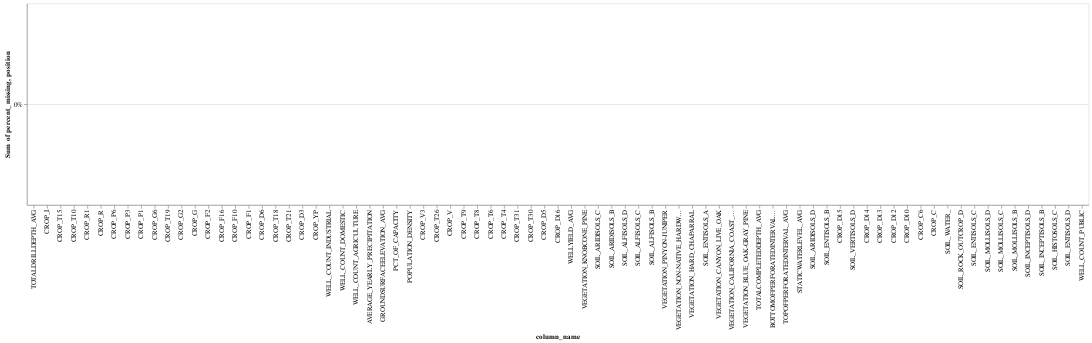

Notebook code cell kept with this figure:
### Markdown cell above
### Make sure the test set is now withdrawn from the full set

### Code cell
X_full_impute = impute_pipe.transform(full_X)
full_impute_df = convert_back_df(
    X_full_impute,
    impute_pipe,
    full_X
)
#Use the test years
X_test_impute_df = full_impute_df.loc[(slice(None),test_year_list),:].copy()
X_test_impute_df.to_pickle('X_test_impute_df.pkl')
X_test_impute = X_test_impute_df.values 
draw_missing_data_chart(X_test_impute_df)

### Figure 1 — Vega-Lite specification as saved in the notebook (floating-point values rounded to 4 significant figures)
{"config": {"view": {"continuousWidth": 400, "continuousHeight": 300}}, "layer": [{"mark": {"type": "bar", "color": "#6e0a1e"}, "encoding": {"tooltip": [{"field": "column_name", "type": "nominal"}, {"field": "percent_missing", "type": "quantitative"}], "x": {"field": "column_name", "sort": ["TOTALDRILLDEPTH_AVG", "CROP_I", "CROP_T15", "CROP_T10", "CROP_R1", "CROP_R", "CROP_P6", "CROP_P3", "CROP_P1", "CROP_G6", "CROP_T19", "CROP_G2", "CROP_G", "CROP_F2", "CROP_F16", "CROP_F10", "CROP_F1", "CROP_D6", "CROP_T18", "CROP_T21", "CROP_D3", "CROP_YP", "WELL_COUNT_INDUSTRIAL", "WELL_COUNT_DOMESTIC", "WELL_COUNT_AGRICULTURE", "AVERAGE_YEARLY_PRECIPITATION", "GROUNDSURFACEELEVATION_AVG", "PCT_OF_CAPACITY", "POPULATION_DENSITY", "CROP_V3", "CROP_T26", "CROP_V", "CROP_T9", "CROP_T8", "CROP_T6", "CROP_T4", "CROP_T31", "CROP_T30", "CROP_D5", "CROP_D16", "WELLYIELD_AVG", "VEGETATION_KNOBCONE_PINE", "SOIL_ARIDISOLS_C", "SOIL_ARIDISOLS_B", "SOIL_ALFISOLS_D", "SOIL_ALFISOLS_C", "SOIL_ALFISOLS_B", "VEGETATION_PINYON-JUNIPER", "VEGETATION_NON-NATIVE_HARDWOOD_FOREST", "VEGETATION_HARD_CHAPARRAL", "SOIL_ENTISOLS_A", "VEGETATION_CANYON_LIVE_OAK", "VEGETATION_CALIFORNIA_COAST_LIVE_OAK", "VEGETATION_BLUE_OAK-GRAY_PINE", "TOTALCOMPLETEDDEPTH_AVG", "BOTTOMOFPERFORATEDINTERVAL_AVG", "TOPOFPERFORATEDINTERVAL_AVG", "STATICWATERLEVEL_AVG", "SOIL_ARIDISOLS_D", "SOIL_ENTISOLS_B", "CROP_D15", "SOIL_VERTISOLS_D", "CROP_D14", "CROP_D13", "CROP_D12", "CROP_D10", "CROP_C6", "CROP_C", "SOIL_WATER_", "SOIL_ROCK_OUTCROP_D", "SOIL_ENTISOLS_C", "SOIL_MOLLISOLS_D", "SOIL_MOLLISOLS_C", "SOIL_MOLLISOLS_B", "SOIL_INCEPTISOLS_D", "SOIL_INCEPTISOLS_B", "SOIL_HISTOSOLS_C", "SOIL_ENTISOLS_D", "WELL_COUNT_PUBLIC"], "type": "nominal"}, "y": {"aggregate": "sum", "axis": {"format": "%"}, "field": "percent_missing", "stack": "normalize", "type": "quantitative"}}}, {"mark": {"type": "text", "align": "center", "color": "black", "fontSize": 10}, "encoding": {"text": {"field": "percent_missing", "format": ".0%", "type": "quantitative"}, "tooltip": [{"field": "column_name", "type": "nominal"}, {"field": "percent_missing", "type": "quantitative"}], "x": {"field": "column_name", "sort": ["TOTALDRILLDEPTH_AVG", "CROP_I", "CROP_T15", "CROP_T10", "CROP_R1", "CROP_R", "CROP_P6", "CROP_P3", "CROP_P1", "CROP_G6", "CROP_T19", "CROP_G2", "CROP_G", "CROP_F2", "CROP_F16", "CROP_F10", "CROP_F1", "CROP_D6", "CROP_T18", "CROP_T21", "CROP_D3", "CROP_YP", "WELL_COUNT_INDUSTRIAL", "WELL_COUNT_DOMESTIC", "WELL_COUNT_AGRICULTURE", "AVERAGE_YEARLY_PRECIPITATION", "GROUNDSURFACEELEVATION_AVG", "PCT_OF_CAPACITY", "POPULATION_DENSITY", "CROP_V3", "CROP_T26", "CROP_V", "CROP_T9", "CROP_T8", "CROP_T6", "CROP_T4", "CROP_T31", "CROP_T30", "CROP_D5", "CROP_D16", "WELLYIELD_AVG", "VEGETATION_KNOBCONE_PINE", "SOIL_ARIDISOLS_C", "SOIL_ARIDISOLS_B", "SOIL_ALFISOLS_D", "SOIL_ALFISOLS_C", "SOIL_ALFISOLS_B", "VEGETATION_PINYON-JUNIPER", "VEGETATION_NON-NATIVE_HARDWOOD_FOREST", "VEGETATION_HARD_CHAPARRAL", "SOIL_ENTISOLS_A", "VEGETATION_CANYON_LIVE_OAK", "VEGETATION_CALIFORNIA_COAST_LIVE_OAK", "VEGETATION_BLUE_OAK-GRAY_PINE", "TOTALCOMPLETEDDEPTH_AVG", "BOTTOMOFPERFORATEDINTERVAL_AVG", "TOPOFPERFORATEDINTERVAL_AVG", "STATICWATERLEVEL_AVG", "SOIL_ARIDISOLS_D", "SOIL_ENTISOLS_B", "CROP_D15", "SOIL_VERTISOLS_D", "CROP_D14", "CROP_D13", "CROP_D12", "CROP_D10", "CROP_C6", "CROP_C", "SOIL_WATER_", "SOIL_ROCK_OUTCROP_D", "SOIL_ENTISOLS_C", "SOIL_MOLLISOLS_D", "SOIL_MOLLISOLS_C", "SOIL_MOLLISOLS_B", "SOIL_INCEPTISOLS_D", "SOIL_INCEPTISOLS_B", "SOIL_HISTOSOLS_C", "SOIL_ENTISOLS_D", "WELL_COUNT_PUBLIC"], "type": "nominal"}, "y": {"field": "position", "type": "quantitative"}}, "transform": [{"calculate": "datum.percent_missing + 0.05 * datum.percent_missing / abs(datum.percent_missing)", "as": "position"}]}], "data": {"name": "data-44cf62baac59997e2a509dd37dd0e9d7"}, "$schema": "https://vega.github.io/schema/vega-lite/v4.17.0.json", "datasets": {"data-44cf62baac59997e2a509dd37dd0e9d7": [{"column_name": "TOTALDRILLDEPTH_AVG", "percent_missing": 0.0}, {"column_name": "CROP_I", "percent_missing": 0.0}, {"column_name": "CROP_T15", "percent_missing": 0.0}, {"column_name": "CROP_T10", "percent_missing": 0.0}, {"column_name": "CROP_R1", "percent_missing": 0.0}, {"column_name": "CROP_R", "percent_missing": 0.0}, {"column_name": "CROP_P6", "percent_missing": 0.0}, {"column_name": "CROP_P3", "percent_missing": 0.0}, {"column_name": "CROP_P1", "percent_missing": 0.0}, {"column_name": "CROP_G6", "percent_missing": 0.0}, {"column_name": "CROP_T19", "percent_missing": 0.0}, {"column_name": "CROP_G2", "percent_missing": 0.0}, {"column_name": "CROP_G", "percent_missing": 0.0}, {"column_name": "CROP_F2", "percent_missing": 0.0}, {"column_name": "CROP_F16", "percent_missing": 0.0}, {"column_name": "CROP_F10", "percent_missing": 0.0}, {"column_name": "CROP_F1", "percent_missing": 0.0}, {"column_name": "CROP_D6", "percent_missing": 0.0}, {"column_name": "CROP_T18", "percent_missing": 0.0}, {"column_name": "CROP_T21", "percent_missing": 0.0}, {"column_name": "CROP_D3", "percent_missing": 0.0}, {"column_name": "CROP_YP", "percent_missing": 0.0}, {"column_name": "WELL_COUNT_INDUSTRIAL", "percent_missing": 0.0}, {"column_name": "WELL_COUNT_DOMESTIC", "percent_missing": 0.0}, {"column_name": "WELL_COUNT_AGRICULTURE", "percent_missing": 0.0}, {"column_name": "AVERAGE_YEARLY_PRECIPITATION", "percent_missing": 0.0}, {"column_name": "GROUNDSURFACEELEVATION_AVG", "percent_missing": 0.0}, {"column_name": "PCT_OF_CAPACITY", "percent_missing": 0.0}, {"column_name": "POPULATION_DENSITY", "percent_missing": 0.0}, {"column_name": "CROP_V3", "percent_missing": 0.0}, {"column_name": "CROP_T26", "percent_missing": 0.0}, {"column_name": "CROP_V", "percent_missing": 0.0}, {"column_name": "CROP_T9", "percent_missing": 0.0}, {"column_name": "CROP_T8", "percent_missing": 0.0}, {"column_name": "CROP_T6", "percent_missing": 0.0}, {"column_name": "CROP_T4", "percent_missing": 0.0}, {"column_name": "CROP_T31", "percent_missing": 0.0}, {"column_name": "CROP_T30", "percent_missing": 0.0}, {"column_name": "CROP_D5", "percent_missing": 0.0}, {"column_name": "CROP_D16", "percent_missing": 0.0}, {"column_name": "WELLYIELD_AVG", "percent_missing": 0.0}, {"column_name": "VEGETATION_KNOBCONE_PINE", "percent_missing": 0.0}, {"column_name": "SOIL_ARIDISOLS_C", "percent_missing": 0.0}, {"column_name": "SOIL_ARIDISOLS_B", "percent_missing": 0.0}, {"column_name": "SOIL_ALFISOLS_D", "percent_missing": 0.0}, {"column_name": "SOIL_ALFISOLS_C", "percent_missing": 0.0}, {"column_name": "SOIL_ALFISOLS_B", "percent_missing": 0.0}, {"column_name": "VEGETATION_PINYON-JUNIPER", "percent_missing": 0.0}, {"column_name": "VEGETATION_NON-NATIVE_HARDWOOD_FOREST", "percent_missing": 0.0}, {"column_name": "VEGETATION_HARD_CHAPARRAL", "percent_missing": 0.0}, {"column_name": "SOIL_ENTISOLS_A", "percent_missing": 0.0}, {"column_name": "VEGETATION_CANYON_LIVE_OAK", "percent_missing": 0.0}, {"column_name": "VEGETATION_CALIFORNIA_COAST_LIVE_OAK", "percent_missing": 0.0}, {"column_name": "VEGETATION_BLUE_OAK-GRAY_PINE", "percent_missing": 0.0}, {"column_name": "TOTALCOMPLETEDDEPTH_AVG", "percent_missing": 0.0}, {"column_name": "BOTTOMOFPERFORATEDINTERVAL_AVG", "percent_missing": 0.0}, {"column_name": "TOPOFPERFORATEDINTERVAL_AVG", "percent_missing": 0.0}, {"column_name": "STATICWATERLEVEL_AVG", "percent_missing": 0.0}, {"column_name": "SOIL_ARIDISOLS_D", "percent_missing": 0.0}, {"column_name": "SOIL_ENTISOLS_B", "percent_missing": 0.0}, {"column_name": "CROP_D15", "percent_missing": 0.0}, {"column_name": "SOIL_VERTISOLS_D", "percent_missing": 0.0}, {"column_name": "CROP_D14", "percent_missing": 0.0}, {"column_name": "CROP_D13", "percent_missing": 0.0}, {"column_name": "CROP_D12", "percent_missing": 0.0}, {"column_name": "CROP_D10", "percent_missing": 0.0}, {"column_name": "CROP_C6", "percent_missing": 0.0}, {"column_name": "CROP_C", "percent_missing": 0.0}, {"column_name": "SOIL_WATER_", "percent_missing": 0.0}, {"column_name": "SOIL_ROCK_OUTCROP_D", "percent_missing": 0.0}, {"column_name": "SOIL_ENTISOLS_C", "percent_missing": 0.0}, {"column_name": "SOIL_MOLLISOLS_D", "percent_missing": 0.0}, {"column_name": "SOIL_MOLLISOLS_C", "percent_missing": 0.0}, {"column_name": "SOIL_MOLLISOLS_B", "percent_missing": 0.0}, {"column_name": "SOIL_INCEPTISOLS_D", "percent_missing": 0.0}, {"column_name": "SOIL_INCEPTISOLS_B", "percent_missing": 0.0}, {"column_name": "SOIL_HISTOSOLS_C", "percent_missing": 0.0}, {"column_name": "SOIL_ENTISOLS_D", "percent_missing": 0.0}, {"column_name": "WELL_COUNT_PUBLIC", "percent_missing": 0.0}]}}
